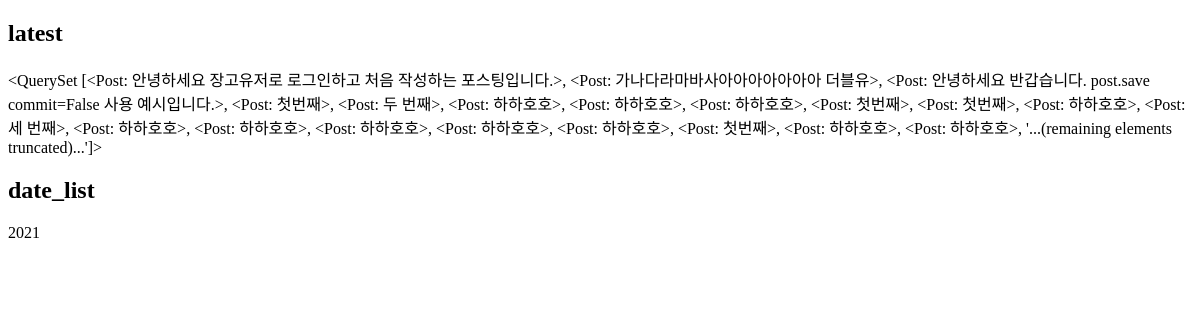
Before: /instagram/archive/ with the older database file.
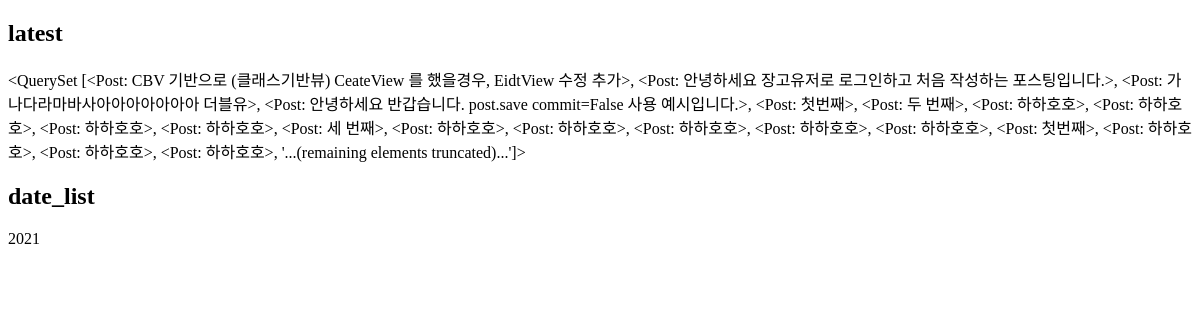
After: the same page with the newer database file.
### instagram/models.py (models this page shows, shortened)
class Post(models.Model):
    author=models.ForeignKey(settings.AUTH_USER_MODEL, on_delete=models.CASCADE)
    message=models.TextField(
        validators=[MinLengthValidator(10)]#최소 10글자는 써라
    )
    create_at=models.DateTimeField(auto_now_add=True)
    update_at=models.DateTimeField(auto_now=True)
    is_public=models.BooleanField(default=False, verbose_name='공개 여부')
    photo=models.ImageField(blank=True,upload_to='instagram/post/%Y/%m/%d')#upload_to는 해당 이름의 폴더에 저장한다는 뜻이다.
    tag_set=models.ManyToManyField('Tag')
    def __str__(self):
        return self.message
    class Meta:#meta class로 정렬하기 설정
        ordering=['-id'] #역순임 지금

### instagram/templates/instagram/post_archive.html
<!DOCTYPE html>
<h2>latest</h2>
{{latest}}
<h2>date_list</h2>
{% for date in date_list %}
    {{date.year}}
{% endfor %}

Changed rows visible on the page:
no longer on this page (row unchanged): Post: message.message "<QuerySet [<Post: 안녕하세요 장고유저로 로그인하고 처음 작성하는 포스팅입니다.>, <Post: 가나다라마바사아아아아아아아 더블유>, <Post: 안녕하세요 반갑습니다. post.save commit=False 사용 예시입니다.>, <Post: 첫번째>, <Post: 두 번째>, <Post: 하하호호>, <Post: 하하호호>, <Post: 하하호호>, <Post: 첫번째>, <Post: 첫번째>, <Post: 하하호호>, <Post: 세 번째>, <Post: 하하호호>, <Post: 하하호호>, <Post: 하하호호>, <Post: 하하호호>, <Post: 하하호호>, <Post: 첫번째>, <Post: 하하호호>, <Post: 하하호호>, '...(remaining elements truncated)...']>"
added Post: message.message "<QuerySet [<Post: CBV 기반으로 (클래스기반뷰) CeateView 를 했을경우, EidtView 수정 추가>, <Post: 안녕하세요 장고유저로 로그인하고 처음 작성하는 포스팅입니다.>, <Post: 가나다라마바사아아아아아아아 더블유>, <Post: 안녕하세요 반갑습니다. post.save commit=False 사용 예시입니다.>, <Post: 첫번째>, <Post: 두 번째>, <Post: 하하호호>, <Post: 하하호호>, <Post: 하하호호>, <Post: 하하호호>, <Post: 세 번째>, <Post: 하하호호>, <Post: 하하호호>, <Post: 하하호호>, <Post: 하하호호>, <Post: 하하호호>, <Post: 첫번째>, <Post: 하하호호>, <Post: 하하호호>, <Post: 하하호호>, '...(remaining elements truncated)...']>"
